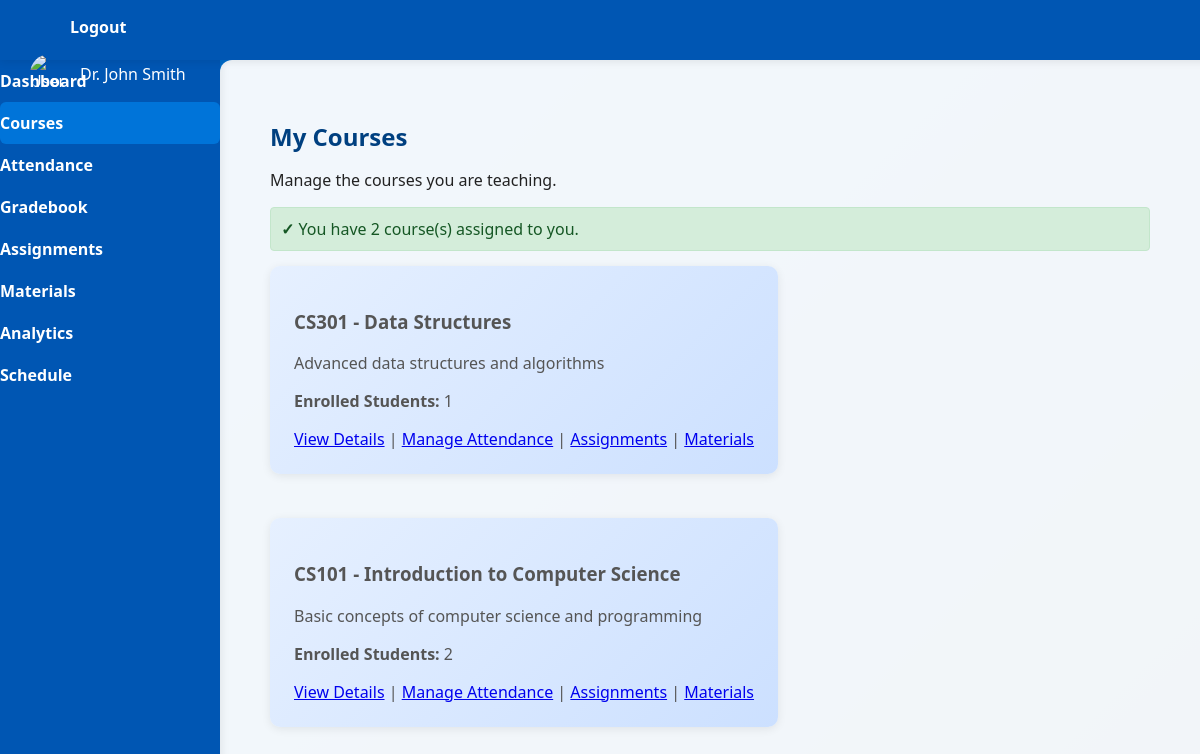
Page /instructor/courses.php on the committed database.
### tables this page shows
CREATE TABLE `users` (
  `id` int(11) NOT NULL,
  `name` varchar(255) NOT NULL,
  `email` varchar(255) NOT NULL,
  `password` varchar(255) NOT NULL,
  `phone` varchar(20) DEFAULT NULL,
  `program_id` int(11) DEFAULT NULL,
  `semester_id` int(11) DEFAULT NULL,
  `level_id` int(11) DEFAULT NULL,
  `date_of_birth` date DEFAULT NULL,
  `place_of_birth` varchar(255) DEFAULT NULL,
  `last_school_attended` varchar(255) DEFAULT NULL,
  `gender` enum('male','female','other') DEFAULT NULL,
  `degree` varchar(255) DEFAULT NULL,
  `specialization` varchar(255) DEFAULT NULL,
  `id_card_path` varchar(500) DEFAULT NULL,
  `gce_cert_path` varchar(500) DEFAULT NULL,
  `birth_cert_path` varchar(500) DEFAULT NULL,
  `role` enum('student','instructor','admin') NOT NULL DEFAULT 'student',
  `created_at` timestamp NOT NULL DEFAULT current_timestamp(),
  `updated_at` timestamp NOT NULL DEFAULT current_timestamp() ON UPDATE current_timestamp()
);

CREATE TABLE `courses` (
  `id` int(11) NOT NULL,
  `code` varchar(20) NOT NULL,
  `title` varchar(255) NOT NULL,
  `description` text DEFAULT NULL,
  `credits` int(11) DEFAULT 3,
  `max_students` int(11) DEFAULT 30,
  `instructor_id` int(11) DEFAULT NULL,
  `created_at` timestamp NOT NULL DEFAULT current_timestamp()
);

### session.php (called while the page is built, shortened)
<?php
function getCurrentUserId() {
    return $_SESSION['user_id'] ?? null;
}
?>

### functions.php (called while the page is built, shortened)
<?php
function executeQuery($sql, $params = [], $types = '') {
    $conn = getDBConnection();
    $stmt = $conn->prepare($sql);
    if (!empty($params)) {
        $stmt->bind_param($types, ...$params);
    }
    $stmt->execute();
    return $stmt;
}
function getSingleRow($sql, $params = [], $types = '') {
    $stmt = executeQuery($sql, $params, $types);
    $result = $stmt->get_result();
    $row = $result->fetch_assoc();
    return $row;
}
function getMultipleRows($sql, $params = [], $types = '') {
    $stmt = executeQuery($sql, $params, $types);
    $result = $stmt->get_result();
    $rows = $result->fetch_all(MYSQLI_ASSOC);
    return $rows;
}
function getInstructorCourses($instructorId) {
    $sql = "SELECT c.id, c.code, c.title, c.description,
                   COUNT(e.student_id) as enrolled_students
            FROM courses c
            LEFT JOIN enrollments e ON c.id = e.course_id AND e.status = 'enrolled'
            WHERE c.instructor_id = ?
            GROUP BY c.id
            ORDER BY c.title";
    try {
        return getMultipleRows($sql, [$instructorId], 'i');
    } catch (Exception $e) {
        $sqlFallback = "SELECT c.id, c.code, c.title, c.description,
                               COUNT(e.student_id) as enrolled_students
                        FROM courses c
                        LEFT JOIN enrollments e ON c.id = e.course_id
                        WHERE c.instructor_id = ?
                        GROUP BY c.id
                        ORDER BY c.title";
        return getMultipleRows($sqlFallback, [$instructorId], 'i');
    }
}
?>

### instructor/courses.php (the view, shortened to what this page needs)
<?php
require_once '../functions.php';
require_once '../session.php';
$userId = getCurrentUserId();
$viewInstructorId = isset($_GET['instructor_id']) ? (int)$_GET['instructor_id'] : null;
$instructorId = $viewInstructorId ?: $userId;
$instructor = getSingleRow("SELECT name FROM users WHERE id = ? AND role = 'instructor'", [$instructorId], 'i');
$instructorName = $instructor ? $instructor['name'] : 'Instructor';
$courses = getInstructorCourses($instructorId);
?>
<!DOCTYPE html>
<html lang="en">
<head>
    <link rel="stylesheet" href="../css/style.css">
</head>
<body>
    <header class="header">
        <nav class="navbar">
            <ul class="nav-links">
                <li><a href="#" onclick="logout()">Logout</a></li>
            </ul>
            <div class="user-info">
                <img src="../images/user-avatar.png" alt="User">
                <span><?php echo htmlspecialchars($instructorName); ?></span>
            </div>
        </nav>
    </header>
    <aside class="sidebar">
        <ul class="sidebar-menu">
            <li><a href="dashboard.php<?php echo $viewInstructorId ? '?instructor_id=' . $viewInstructorId : ''; ?>">Dashboard</a></li>
            <li><a href="courses.php<?php echo $viewInstructorId ? '?instructor_id=' . $viewInstructorId : ''; ?>" class="active">Courses</a></li>
            <li><a href="attendance.php<?php echo $viewInstructorId ? '?instructor_id=' . $viewInstructorId : ''; ?>">Attendance</a></li>
            <li><a href="gradebook.php<?php echo $viewInstructorId ? '?instructor_id=' . $viewInstructorId : ''; ?>">Gradebook</a></li>
            <li><a href="assignments.php<?php echo $viewInstructorId ? '?instructor_id=' . $viewInstructorId : ''; ?>">Assignments</a></li>
            <li><a href="materials.php<?php echo $viewInstructorId ? '?instructor_id=' . $viewInstructorId : ''; ?>">Materials</a></li>
            <li><a href="analytics.php<?php echo $viewInstructorId ? '?instructor_id=' . $viewInstructorId : ''; ?>">Analytics</a></li>
            <li><a href="schedule.php<?php echo $viewInstructorId ? '?instructor_id=' . $viewInstructorId : ''; ?>">Schedule</a></li>
        </ul>
    </aside>
    <main class="main-content">
        <h2>My Courses</h2>
        <p>Manage the courses you are teaching.</p>
        <?php if (!empty($courses)): ?>
            <div class="success-message" style="background-color: #d4edda; color: #155724; padding: 10px; margin-bottom: 15px; border-radius: 4px; border: 1px solid #c3e6cb;">
                <strong>✓</strong> You have <?php echo count($courses); ?> course(s) assigned to you.
            </div>
        <?php endif; ?>
        <?php if (empty($courses)): ?>
            <div class="card">
                <p>You are not assigned to any courses yet.</p>
            </div>
        <?php else: ?>
            <div class="card-container">
                <?php foreach ($courses as $course): ?>
                <div class="card">
                    <h3><?php echo htmlspecialchars($course['code']); ?> - <?php echo htmlspecialchars($course['title']); ?></h3>
                    <p><?php echo htmlspecialchars($course['description']); ?></p>
                    <p><strong>Enrolled Students:</strong> <?php echo htmlspecialchars($course['enrolled_students']); ?></p>
                    <div style="margin-top: 15px;">
                        <a href="course-details.php?course_id=<?php echo $course['id']; ?>" class="view-link">View Details</a> |
                        <a href="attendance.php?course_id=<?php echo $course['id']; ?>" class="view-link">Manage Attendance</a> |
                        <a href="assignments.php?course_id=<?php echo $course['id']; ?>" class="view-link">Assignments</a> |
                        <a href="materials.php?course_id=<?php echo $course['id']; ?>" class="view-link">Materials</a>
                    </div>
                </div>
                <?php endforeach; ?>
            </div>
        <?php endif; ?>
    </main>
</body>
</html>

### css/style.css (style rules this page uses)
body { font-family: 'Segoe UI', Arial, sans-serif; margin: 0; padding: 0; background: linear-gradient(135deg, #0074D9 0%, #004080 100%); color: #222; }
.header { background-color: #0056b3; color: white; padding: 0 30px; margin: 0; position: fixed; top: 0; left: 0; width: 100vw; height: 60px; z-index: 1000; display: flex; align-items: center; justify-content: flex-start; gap: 20px; box-shadow: 0 2px 8px rgba(0,0,0,0.08); }
.nav-links { list-style: none; display: flex; gap: 15px; order: 1; }
.nav-links li a { color: white; text-decoration: none; font-weight: 600; }
.user-info { display: flex; align-items: center; gap: 10px; order: 3; }
.user-info img { width: 40px; height: 40px; border-radius: 50%; }
.sidebar { width: 220px; background-color: #0056b3; height: calc(100vh - 60px); position: fixed; top: 60px; left: 0; padding-top: 0; box-shadow: 2px 0 8px rgba(0,0,0,0.07); }
.sidebar-menu { list-style: none; padding: 0; margin: 0; }
.sidebar-menu li { margin-bottom: 0; }
.sidebar-menu li a { color: white; text-decoration: none; padding: 10px 0; display: block; font-weight: 600; background-color: transparent; border-radius: 0; }
.sidebar-menu li a.active, .sidebar-menu li a:hover { background-color: #0074D9; border-radius: 6px; color: #fff; }
.main-content { margin-left: 220px; margin-top: 60px; padding: 40px 50px; min-height: calc(100vh - 60px); background: rgba(255,255,255,0.95); border-radius: 12px 0 0 0; box-sizing: border-box; }
h2 { color: #004080; margin-bottom: 10px; }
.card { background: linear-gradient(135deg, #e6f0ff 0%, #cce0ff 100%); border-radius: 10px; padding: 24px; box-shadow: 0 2px 10px rgba(0,0,0,0.08); margin-bottom: 24px; font-size: 1em; color: #555; }
.card-container { display: flex; gap: 20px; flex-wrap: wrap; }

### rows in the picture
users: name "Dr. John Smith"
courses: code "CS301", title "Data Structures", description "Advanced data structures and algorithms", enrolled_students "1"
courses: code "CS101", title "Introduction to Computer Science", description "Basic concepts of computer science and programming", enrolled_students "2"

### other values in the picture
count($courses) "2"
